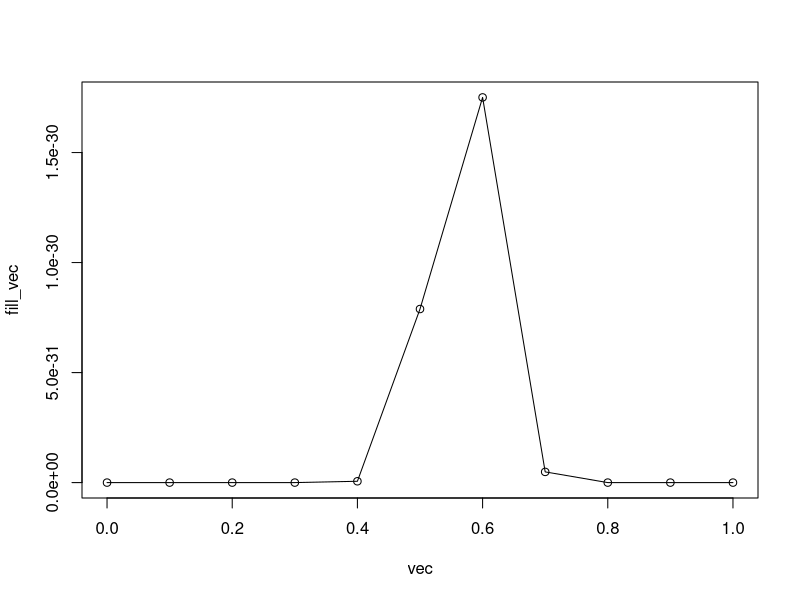
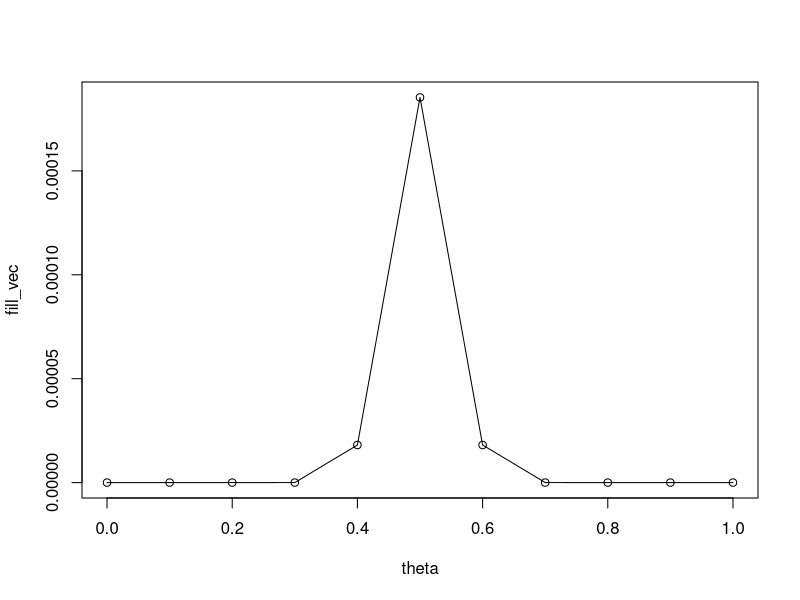
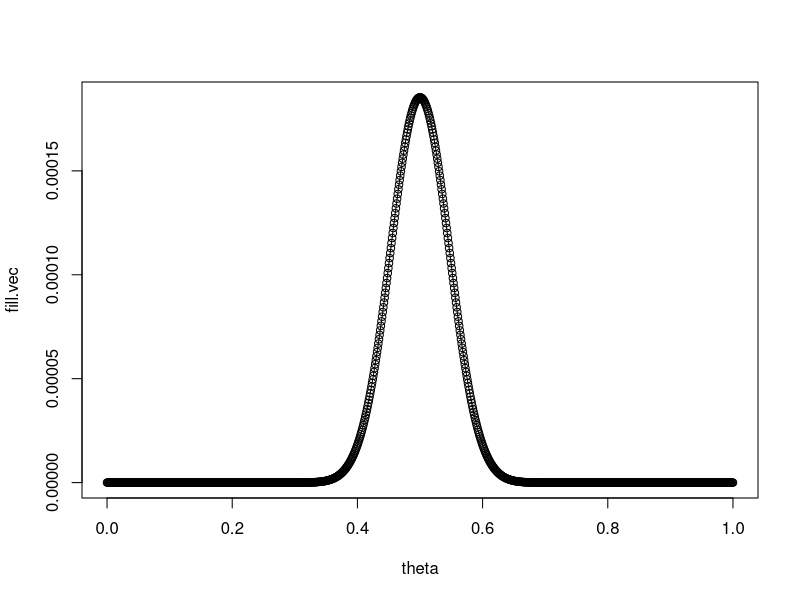
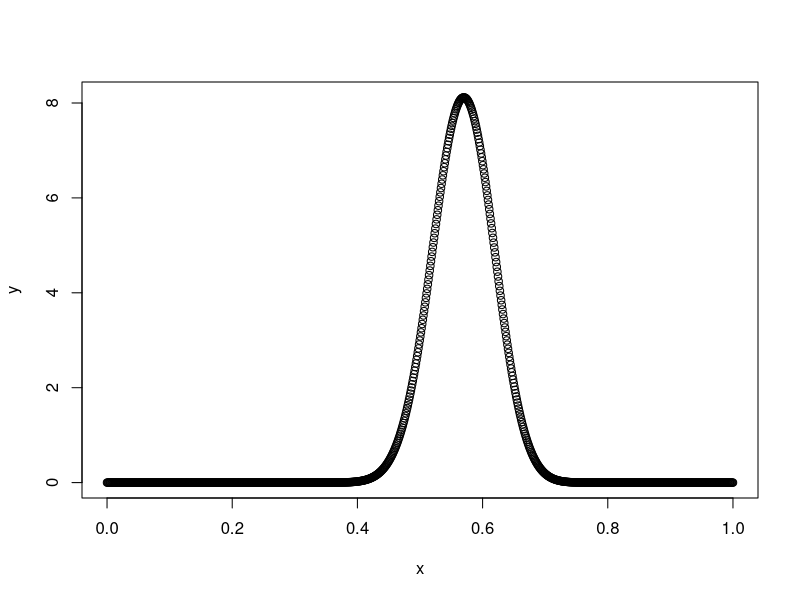

These figures' R source, in order:

# question 3.1 b

three.one <- function(x)
{
  one <- x^57
  two <- (1-x)^43
  three <- one*two
  print(three)
}

vec <- seq(0,1,0.1)
fill_vec <- rep(0, length(vec))

for(i in 1:11) 
  {
  input <- three.one(vec[i])
  print(vec[i])
  print(input)
  
  fill_vec[i] <- input
  }

plot(vec, fill_vec, type = "o")



#3.1 part c

# compute the posterior probability of theta

constant <- (gamma(58)*gamma(44)) / gamma(102)

(theta <- seq(0,1,0.1)) # prior theta values
fill_vec <- rep(0,length(theta)) # posterior theta estimates

three.three <- function(tht)
{
  one <- tht^57
  two <- (1 - tht)^57
  three <- (one * two) / constant
  print(three)
}

for(i in 1:length(theta))
{
  input <- three.three(theta[i])
  #print(theta[i])
  #print(input)
  
  fill_vec[i] <- input
}

plot(theta, fill_vec, type="o")

# 3.1 part d

theta <- seq(0,1,length.out = 1000)
fill.vec <- rep(0,1000)
   
three.four <- function(tht)
{
  one <- tht^57
  two <- (1 - tht)^57
  three <- (one * two) / constant
  print(three)
}

for(i in 1:length(theta))
{
  input <- three.four(theta[i])
  fill.vec[i] <- input
}

plot(theta, fill.vec, type="o")


# 3.1 part e

x <- seq(0,1,length.out = 1000)
y <- dbeta(x = x, shape1 = 58, shape2 = 44)

plot(x,y)
